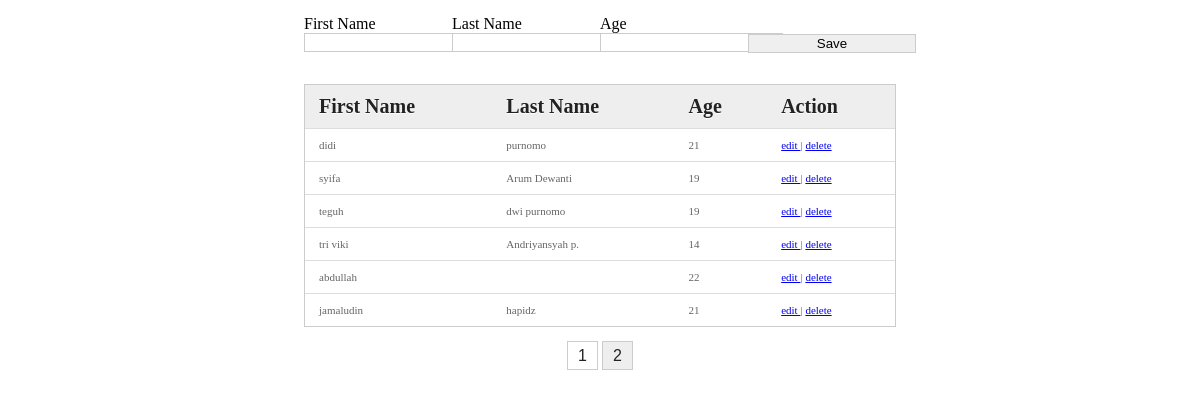
The page / on the database its author committed.
### tables this page shows
CREATE TABLE IF NOT EXISTS `members` (
`id` int(11) NOT NULL,
  `fname` varchar(100) NOT NULL,
  `lname` varchar(100) NOT NULL,
  `age` int(5) NOT NULL
);

### index.php (the view, shortened to what this page needs)
<form action="reg.php" method="POST" style="width: 50%; margin: 15px auto; height: 54px;">
	<div style="float:left;width:25%;">
		First Name<br>
		<input type="text" name="fname" />
	</div>
	<div style="float:left;width:25%;">
		Last Name<br>
		<input type="text" name="lname" />
	</div>
	<div style="float:left;width:25%;">
		Age<br>
		<input type="text" name="age" />
	</div>
	<div style="float:left;width:25%;">
		<input type="submit" value="Save" id="secret" />
	</div>
</form>
<table cellspacing="0" cellpadding="2" id="sample" >
	<thead>
		<tr>
			<th> First Name </th>
			<th> Last Name </th>
			<th> Age </th>
			<th> Action </th>
		</tr>
	</thead>
	<tbody>
		<?php
			include('connect.php');
			if (isset($_GET["page"])) {
				$page  = $_GET["page"];
			} else {
				$page=1;
			};
			$start_from = ($page-1) * 6;
			$result = $db->prepare("SELECT * FROM members ORDER BY id ASC LIMIT $start_from, 6");
			$result->execute();
			for($i=0; $row = $result->fetch(); $i++){
		?>
				<tr class="record">
					<td><?php echo $row['fname']; ?></td>
					<td><?php echo $row['lname']; ?></td>
					<td><?php echo $row['age']; ?></td>
					<td><a href="editform.php?id=<?php echo $row['id']; ?>"> edit </a> |
						<a href="delete.php?id=<?php echo $row['id']; ?>"> delete </a>
					</td>
				</tr>
		<?php
			}
		?>
	</tbody>
</table>
<div id="pagination">
	<?php
		$result = $db->prepare("SELECT COUNT(id) FROM members");
		$result->execute();
		$row = $result->fetch();
		$total_records = $row[0];
		$total_pages = ceil($total_records / 6);
		for ($i=1; $i<=$total_pages; $i++) {
			echo "<a href='index.php?page=".$i."'";
			if($page==$i){
				echo "id=active";
			}
			echo ">";
			echo "".$i."</a> ";
		};
	?>
</div>

### index.php (style rules this page uses)
table { border-collapse: separate; background-color: #FFFFFF; border-spacing: 0; width: 50%; color: #666666; text-shadow: 0 1px 0 #FFFFFF; border: 1px solid #CCCCCC; box-shadow: 0; margin: 0 auto; }
table thead tr th { background: none repeat scroll 0 0 #EEEEEE; color: #222222; padding: 10px 14px; text-align: left; border-top: 0 none; font-size: 12px; }
table tbody tr td { background-color: #FFFFFF; font-size: 11px; text-align: left; padding: 10px 14px; border-top: 1px solid #DDDDDD; }
#pagination { text-align: center; margin-top: 20px; }
#pagination a { border: 1px solid #CCCCCC; padding: 5px 10px; font-family: arial; text-decoration: none; background: none repeat scroll 0 0 #EEEEEE; color: #222222; }
a#active { background-color: #FFFFFF; }
#sample thead tr th { font-size: 20px; }
input { border: 1px solid #CCCCCC; }
#secret { margin-top: 19px; width: 168px; }

### rows shown on the page
members: fname "didi", lname "purnomo", age "21"
members: fname "syifa", lname "Arum Dewanti", age "19"
members: fname "teguh", lname "dwi purnomo", age "19"
members: fname "tri viki", lname "Andriyansyah p.", age "14"
members: fname "abdullah", age "22"
members: fname "jamaludin", lname "hapidz", age "21"
